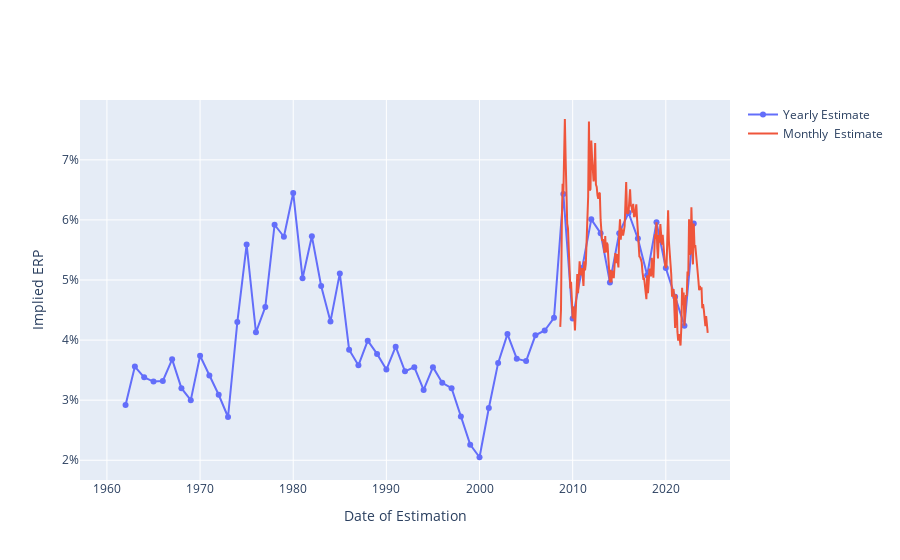
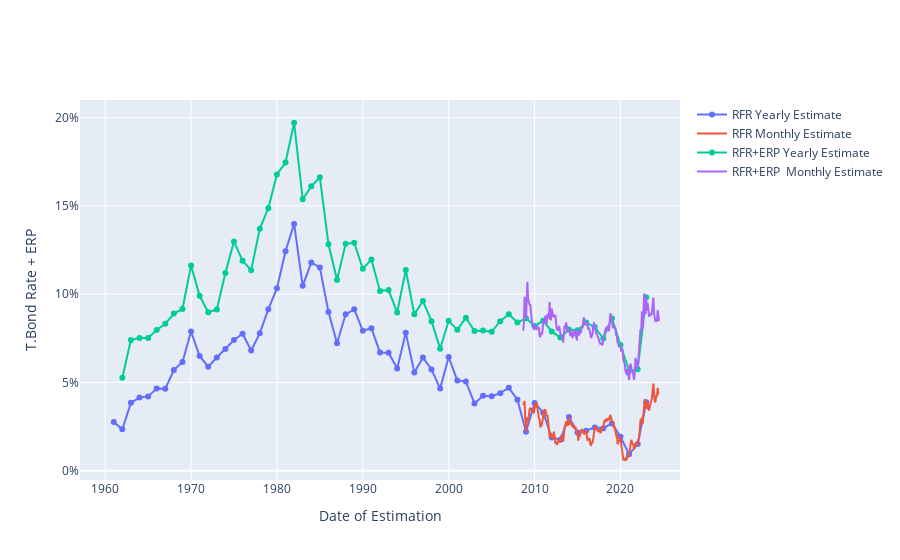
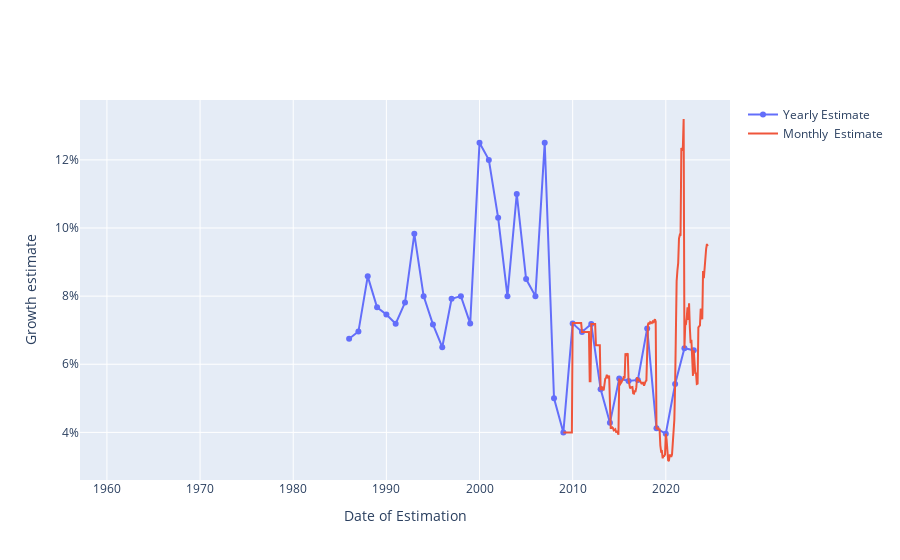
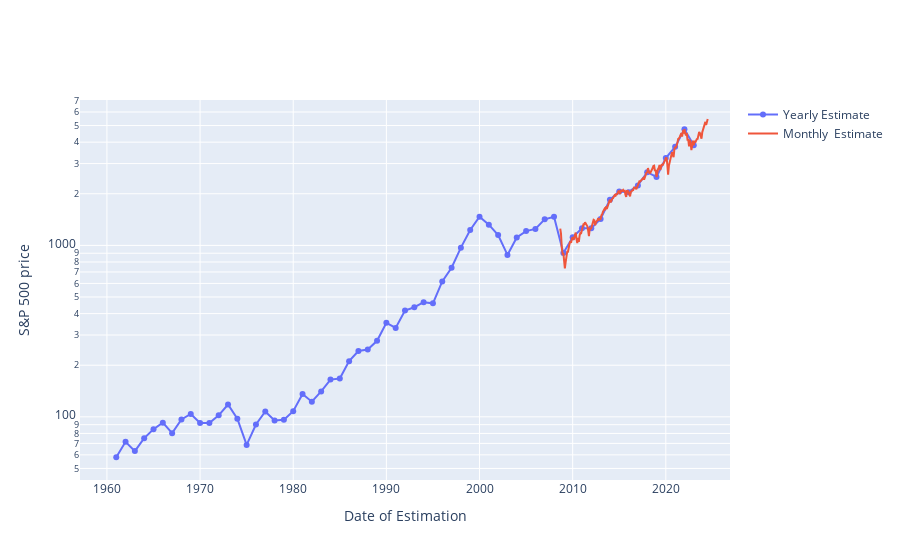

Write notebook code for charts like these, in order.
### Code cell
fig = go.Figure()
fig.add_trace(go.Scatter(x=dfy["Date"], y=dfy["Implied ERP (FCFE)"], mode="lines+markers", name="Yearly Estimate"))
fig.add_trace(go.Scatter(x=dfm["Date"], y=dfm["ERP (T12m)"], mode="lines", name="Monthly  Estimate"))
fig.update_layout(xaxis_title="Date of Estimation", yaxis_title="Implied ERP", yaxis_type="linear", yaxis_tickformat=',.0%')
fig.show()

fig = go.Figure()
fig.add_trace(go.Scatter(x=dfy["Date"], y=dfy["T.Bond Rate"], mode="lines+markers", name="RFR Yearly Estimate"))
fig.add_trace(go.Scatter(x=dfm["Date"], y=dfm["T.Bond Rate"], mode="lines", name="RFR Monthly Estimate"))
fig.add_trace(go.Scatter(x=dfy["Date"], y=dfy["T.Bond Rate"]+dfy["Implied ERP (FCFE)"], mode="lines+markers", name="RFR+ERP Yearly Estimate"))
fig.add_trace(go.Scatter(x=dfm["Date"], y=dfm["T.Bond Rate"]+dfm["ERP (T12m)"], mode="lines", name="RFR+ERP  Monthly Estimate"))
fig.update_layout(xaxis_title="Date of Estimation", yaxis_title="T.Bond Rate + ERP", yaxis_type="linear", yaxis_tickformat=',.0%')
fig.show()

fig = go.Figure()
fig.add_trace(go.Scatter(x=dfy["Date"], y=dfy["Analyst Growth Estimate"], mode="lines+markers", name="Yearly Estimate"))
fig.add_trace(go.Scatter(x=dfm["Date"], y=dfm["Expected growth rate"], mode="lines", name="Monthly  Estimate"))
fig.update_layout(xaxis_title="Date of Estimation", yaxis_title="Growth estimate", yaxis_type="linear", yaxis_tickformat=',.0%')
fig.show()

fig = go.Figure()
fig.add_trace(go.Scatter(x=dfy["Date"], y=dfy["S&P 500"], mode="lines+markers", name="Yearly Estimate"))
fig.add_trace(go.Scatter(x=dfm["Date"], y=dfm["S&P 500"], mode="lines", name="Monthly  Estimate"))
fig.update_layout(xaxis_title="Date of Estimation", yaxis_title="S&P 500 price", yaxis_type="log")
fig.show()
